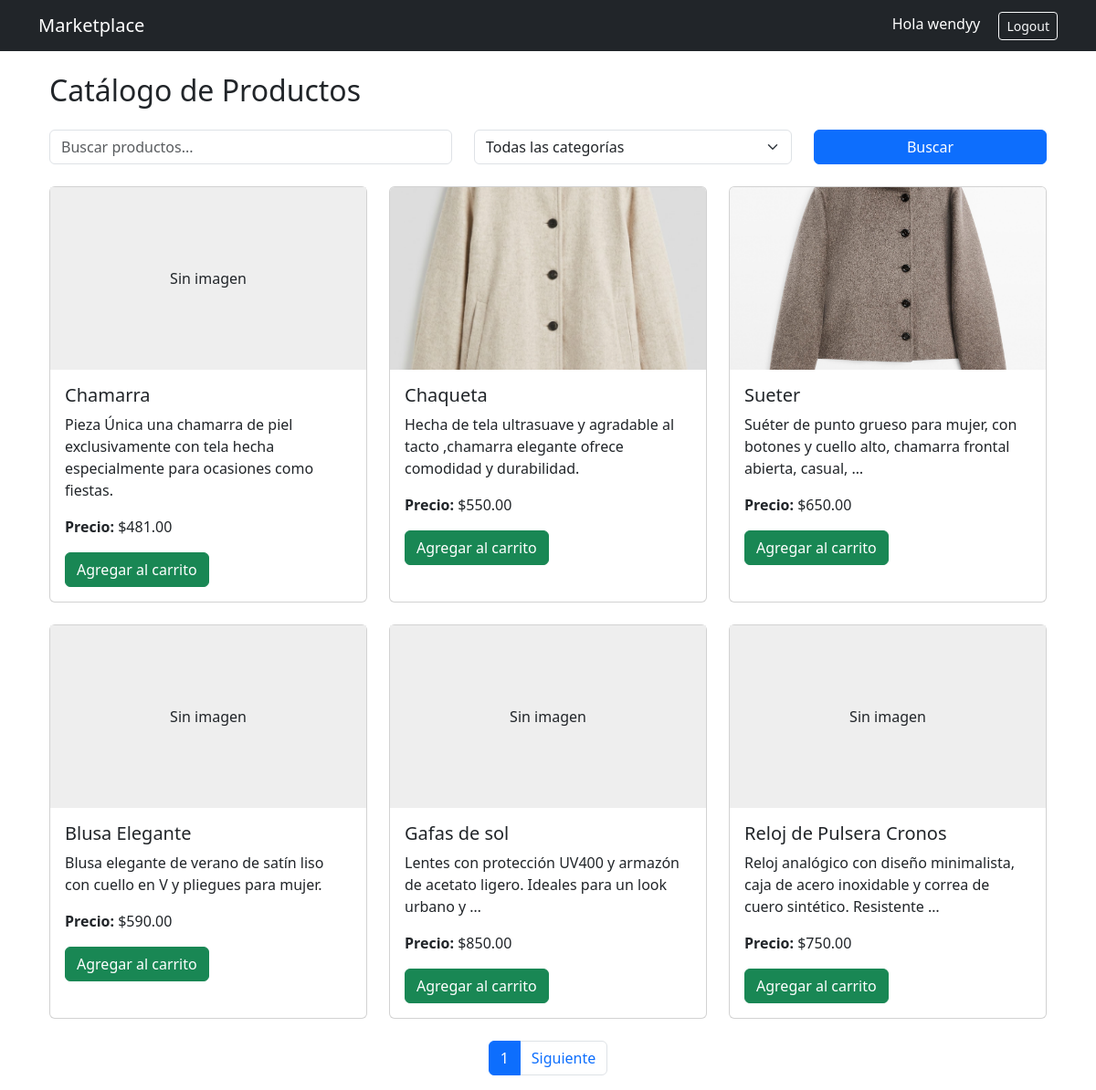
The page / (signed in) on the database its author committed.
### store/models.py (models this page shows, shortened)
class User(AbstractUser):
    id = models.UUIDField(primary_key=True, default=uuid.uuid4, editable=False)
    is_seller = models.BooleanField(default=False)

class Product(models.Model):
    id = models.UUIDField(primary_key=True, default=uuid.uuid4, editable=False)
    name = models.CharField(max_length=150)
    description = models.TextField()
    price = models.DecimalField(max_digits=10, decimal_places=2)
    stock = models.PositiveIntegerField(default=0)
    image = models.ImageField(upload_to='products/', null=True, blank=True)
    owner = models.ForeignKey(
        User,
        on_delete=models.CASCADE,
        related_name='products'
    )  # 1:N
    categories = models.ManyToManyField(
        Category,
        related_name='products'
    )  # N:M
    created_at = models.DateTimeField(auto_now_add=True)

### store/views.py (the view)
# urls.py: path('', views.home, name='home'),
def home(request):
    query = request.GET.get('q')
    category_id = request.GET.get('category')
    products = Product.objects.select_related('owner').prefetch_related('categories').all()
    if query:
        products = products.filter(
            Q(name__icontains=query) |
            Q(description__icontains=query)
        )
    if category_id:
        products = products.filter(categories__id=category_id)
    paginator = Paginator(products, 6)
    page_number = request.GET.get('page')
    page_obj = paginator.get_page(page_number)
    categories = Category.objects.all()
    return render(request, 'store/home.html', {
        'page_obj': page_obj,
        'categories': categories
    })

### store/templates/store/home.html (shortened to what this page needs)
{% extends 'store/base.html' %}
{% block content %}
<div class="container mt-4">
    <h2 class="mb-4">Catálogo de Productos</h2>
    <form method="GET" class="row mb-4">
        <div class="col-md-5">
            <input type="text" name="q" class="form-control" placeholder="Buscar productos..." value="{{ request.GET.q|default:'' }}">
        </div>
        <div class="col-md-4">
            <select name="category" class="form-control form-select">
                <option value="">Todas las categorías</option>
            </select>
        </div>
        <div class="col-md-3">
            <button type="submit" class="btn btn-primary w-100">Buscar</button>
        </div>
    </form>
    <div class="row">
        {% for product in page_obj %}
        <div class="col-md-4 mb-4">
            <div class="card h-100">
                {% if product.image %}
                    <img src="{{ product.image.url }}" class="card-img-top" alt="{{ product.name }}" style="height: 200px; object-fit: cover;">
                {% else %}
                    <div style="height: 200px; background-color: #eee; display: flex; align-items: center; justify-content: center;">
                        <span>Sin imagen</span>
                    </div>
                {% endif %}
                <div class="card-body">
                    <h5 class="card-title">{{ product.name }}</h5>
                    <p class="card-text">{{ product.description|truncatewords:15 }}</p>
                    <p class="card-text"><strong>Precio:</strong> ${{ product.price }}</p>
                    <a href="{% url 'add_to_cart' product.id %}" class="btn btn-success">Agregar al carrito</a>
                </div>
            </div>
        </div>
        {% empty %}
        <p>No se encontraron productos.</p>
        {% endfor %}
    </div>
    <nav aria-label="Navegación de páginas">
        <ul class="pagination justify-content-center">
            <li class="page-item active">
                <span class="page-link">{{ page_obj.number }}</span>
            </li>
            {% if page_obj.has_next %}
                <li class="page-item">
                    <a class="page-link" href="?page={{ page_obj.next_page_number }}{% if request.GET.q %}&q={{ request.GET.q }}{% endif %}{% if request.GET.category %}&category={{ request.GET.category }}{% endif %}">Siguiente</a>
                </li>
            {% endif %}
        </ul>
    </nav>
</div>
{% endblock %}

### store/templates/store/base.html (shortened to what this page needs)
<!DOCTYPE html>
<html lang="es">
<head>
    <link href="https://cdn.jsdelivr.net/npm/bootstrap@5.3.0/dist/css/bootstrap.min.css" rel="stylesheet">
</head>
<body>
<nav class="navbar navbar-expand-lg navbar-dark bg-dark">
  <div class="container">
    <a class="navbar-brand" href="/">Marketplace</a>
    <div>
      {% if user.is_authenticated %}
        <span class="text-white me-3">Hola {{ user.username }}</span>
        <a href="{% url 'logout' %}" class="btn btn-outline-light btn-sm">Logout</a>
      {% else %}
        <a href="{% url 'login' %}" class="btn btn-outline-light btn-sm me-2">Login</a>
        <a href="{% url 'register' %}" class="btn btn-primary btn-sm">Registro</a>
      {% endif %}
    </div>
  </div>
</nav>
<div class="container mt-4">
    {% block content %}{% endblock %}
</div>
</body>
</html>

### rows shown on the page
User: username "wendyy"
Product: shows "Sin imagen", name "Chamarra", description "Pieza Única una chamarra de piel exclusivamente con tela hecha especialmente para ocasiones como fiestas.", price "481.00"
Product: image (picture), name "Chaqueta", description "Hecha de tela ultrasuave y agradable al tacto ,chamarra elegante ofrece comodidad y durabilidad.", price "550.00"
Product: image (picture), name "Sueter", description "Suéter de punto grueso para mujer, con botones y cuello alto, chamarra frontal abierta, casual, …", price "650.00"
Product: shows "Sin imagen", name "Blusa Elegante", description "Blusa elegante de verano de satín liso con cuello en V y pliegues para mujer.", price "590.00"
Product: shows "Sin imagen", name "Gafas de sol", description "Lentes con protección UV400 y armazón de acetato ligero. Ideales para un look urbano y …", price "850.00"
Product: shows "Sin imagen", name "Reloj de Pulsera Cronos", description "Reloj analógico con diseño minimalista, caja de acero inoxidable y correa de cuero sintético. Resistente …", price "750.00"

### other values the page prints
{{ page_obj.number }} "1"
